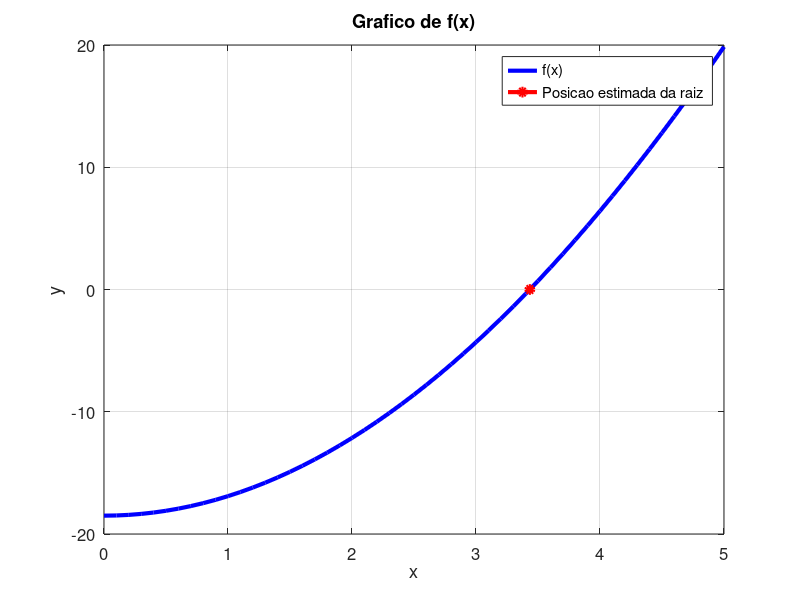
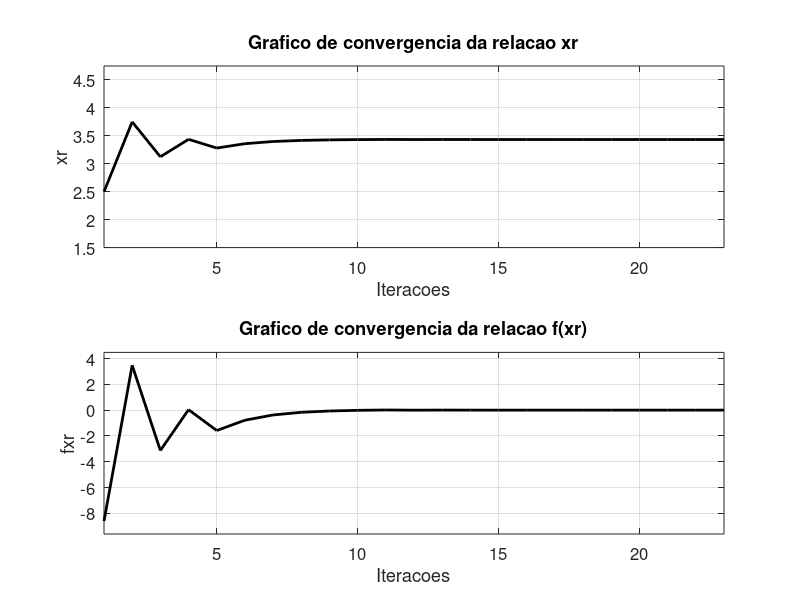

MATLAB code for these plots, in order:

################################### MAIN
function main()
  clc;
  xl = 0.0;
  xu = 5.0;
  tol = 1e-6;
  maxInt = 1000;
  [xr, xAll,fxAll,cont] = structure(xl,xu,tol,maxInt);
  fprintf("Resultado: f(%.5f) = %.5f \n",xr,f(xr));
  fprintf("Foi preciso %i interacoes \n",cont);
  plotCon(xAll,fxAll,cont);
  plotX(xl,xu,xAll,fxAll,cont);
end


################################### METHOD
function [xr, xAll,fxAll,cont] = structure(xl,xu,tol,maxInt)
clc
cont = 1;
xr = 0;
xAll = zeros(maxInt,1);
fxAll = zeros(maxInt,1);
  for cont = 1:maxInt
    xrold = xr;
    xr = (xl + xu)/2;
    xAll(cont) = xr;
    fxr = f(xr);
    fxAll(cont) = fxr;
    test = f(xl)*fxr;
    if test < 0
     xu=xr;
    elseif test > 0
     xl=xr;
    else
      break
    endif
    if(abs(xr-xrold) <= tol)
     break
    endif
  endfor
endfunction

################################### FUNCTION
function y = f(x)
  y = 16*x*sin(x/10) - 37/2;
end


################################### PLOT
function plotX(xl,xu,xAll,fxAll,cont)

  inter = xl:0.1:xu;
  y = zeros(size(inter));
  i = 1;
  for xx = inter
    y(i) = f(xx);
    i = i + 1;
  endfor

  for i = 1:cont
      figure(1);
      plot(inter, y, 'linewidth', 3, 'linestyle', '-', 'color', [0 0 1]);
      hold on;
      plot(xAll(i), fxAll(i), 'marker', 'o', 'markersize', 5, 'linewidth', 3, 'color', 'red', 'markerfacecolor', 'red');
      hold off;
      set(gca , "fontsize" , 12);
      legend("f(x)", "Posicao estimada da raiz");
      title("Grafico de f(x)");
      xlabel("x");
      ylabel("y");
      grid on;
      pause(0.3)
     endfor
     hold off;
endfunction

function plotCon(xAll,fxAll,cont)
   figure(2);
   xPlot = xAll(1:cont);
   fxPlot = fxAll(1:cont);

   subplot(2,1,1);
   plot(1:cont,[xPlot],'color','k','linewidth',2);
   title("Grafico de convergencia da relacao xr");
   xlabel("Iteracoes");
   ylabel("xr");
   set(gca,'fontsize',12);
   grid on;
   xlim([1 cont]);
   ylim([min(xPlot) - 1, max(xPlot) + 1]);


   subplot(2,1,2)
   plot(1:cont,[fxPlot],'color','k','linewidth',2);
   title("Grafico de convergencia da relacao f(xr)");
   xlabel("Iteracoes");
   ylabel("fxr");
   set(gca,'fontsize',12);
   grid on;
   xlim([1 cont]);
   ylim([min(fxPlot) - 1, max(fxPlot) + 1]);
endfunction


